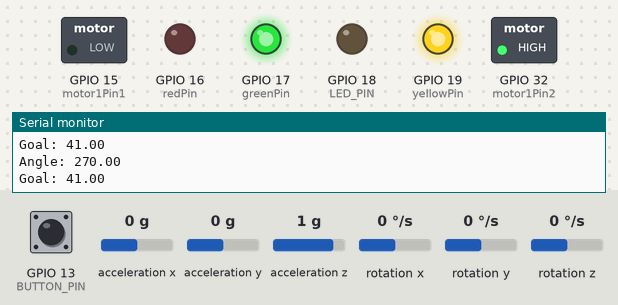
Bench run of a sketch on a simulated ESP32. On the bench: switched loads named in the sketch (green lamp = pin HIGH), output pins drawn as LEDs (lit = HIGH), the last lines printed to the serial monitor. The test bench sets the inputs (shaded band); at power-on: GPIO 13 (BUTTON_PIN) HIGH, acceleration x 0 g, acceleration y 0 g, acceleration z 1 g, rotation x 0 °/s, rotation y 0 °/s, rotation z 0 °/s.

Above: at 3.1 s.
3.2 s: GPIO 13 (BUTTON_PIN) pulled LOW for 0.45 s
At 4.2 s:
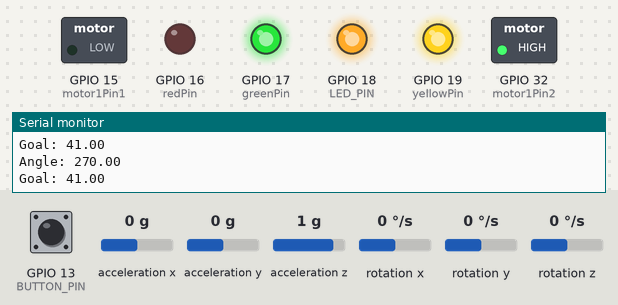
5.1 s: acceleration x set to -0.2 g
At 6.3 s:
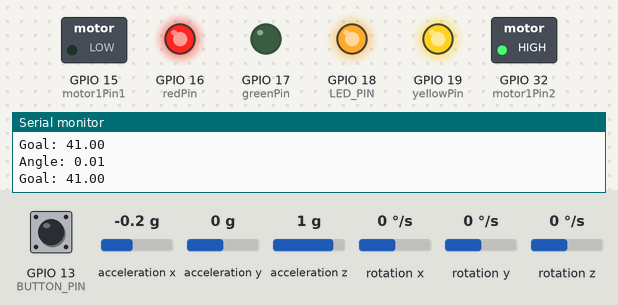
6.6 s: GPIO 13 (BUTTON_PIN) pulled LOW for 1 s
At 7.8 s:
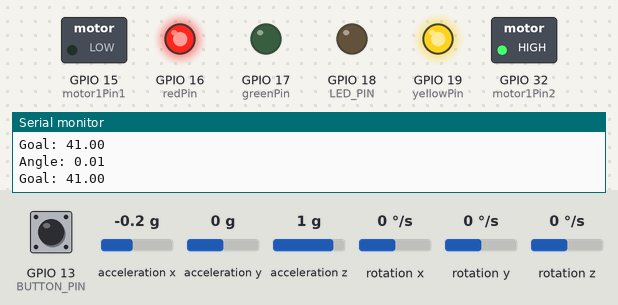
9.1 s: GPIO 13 (BUTTON_PIN) pulled LOW for 3.2 s
At 9.8 s:
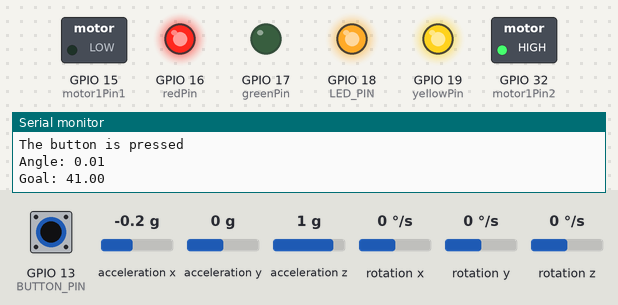
13.8 s: acceleration x set to 0 g
At 15.0 s:
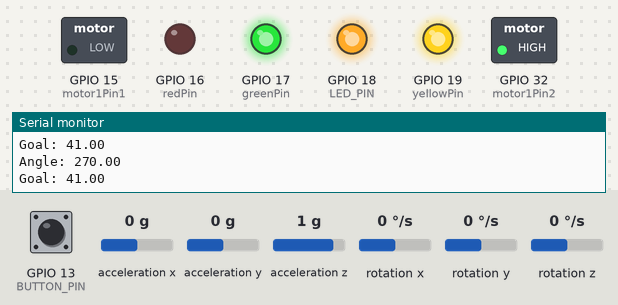
Timing chart, 0 to 16.4 s (numbered marks = the images above; inputs shaded):
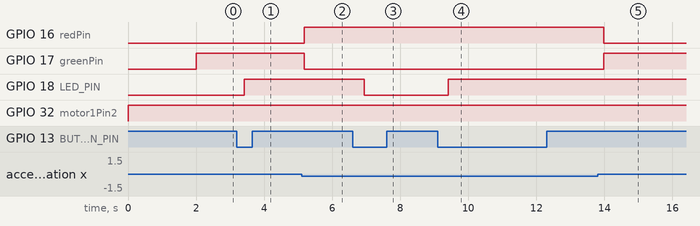

The sketch:

final_control.ino
```cpp
// The below are variables, which can be changed
int led_state = LOW;    // the current state of LED
int button_state;       // the current state of button
int last_button_state;  // the previous state of button

#include <WiFi.h>
#include <PubSubClient.h>
#include <Wire.h>
#include <LiquidCrystal_I2C.h>
#include <MPU9250_asukiaaa.h>

#define BUTTON_PIN 13  // ESP32 pin GIOP16, which connected to button
#define LED_PIN    18  // ESP32 pin GIOP18, which connected to led

#ifdef _ESP32_HAL_I2C_H_
#define SDA_PIN 23
#define SCL_PIN 22
#endif

MPU9250_asukiaaa mySensor(0x68);
double roll = 0.00, pitch = 0.00;       //Roll & Pitch are the angles which rotate by the axis X and y
double goal = 41;
//
//// Replace the next variables with your SSID/Password combination
//const char* ssid = "Mimi's Crib";
//const char* password = "HumanSlaves";
//
//// Add your MQTT Broker IP address, example:
////const char* mqtt_server = "192.168.1.144";
//const char* mqtt_server = "3.123.180.179";

WiFiClient espClient;
PubSubClient client(espClient);
long lastMsg = 0;
char msg[50];
int value = 0;

// the number of the LED pin
const int redPin = 16;  // 16 corresponds to GPIO16
const int greenPin = 17; // 17 corresponds to GPIO17
const int yellowPin = 19;
int motor1Pin1 = 15;
int motor1Pin2 = 32;

// setting resistance levels
const char* motorResistance = "off";

// Setting Motor PWM properties
const int motorFreq = 30000;
const int pwmChannel = 0;
int motorDutyCycle = 200;

// setting PWM properties
const int freq = 5000;
const int ledChannelRed = 0;
const int ledChannelGreen = 1;
const int ledChannelYellow = 2;
const int resolution = 8;
const int dutyCycle = 255;

void setup() {
  Serial.begin(115200);                // initialize serial
  pinMode(BUTTON_PIN, INPUT_PULLUP); // set ESP32 pin to input pull-up mode
  pinMode(LED_PIN, OUTPUT);          // set ESP32 pin to output mode
  pinMode(motor1Pin1, OUTPUT);
  pinMode(motor1Pin2, OUTPUT);

  button_state = digitalRead(BUTTON_PIN);

  #ifdef _ESP32_HAL_I2C_H_
  // for esp32
  Wire.begin(SDA_PIN, SCL_PIN); //sda, scl
  #else
  Wire.begin();
  #endif

  mySensor.setWire(&Wire);

  mySensor.beginAccel();
  mySensor.beginMag();

  // configure LED PWM functionalitites
  ledcSetup(ledChannelRed, freq, resolution);
  ledcSetup(ledChannelGreen, freq, resolution);
  ledcSetup(ledChannelYellow, freq, resolution);

  // attach the channel to the GPIO to be controlled
  ledcAttachPin(redPin, ledChannelRed);
  ledcAttachPin(greenPin, ledChannelGreen);
  ledcAttachPin(yellowPin, ledChannelYellow);

//  setup_wifi();
//  client.setServer(mqtt_server, 1883);
//  client.setCallback(callback);
}

void RP_calculate(){
  double x_Buff = mySensor.accelX();
  double y_Buff = mySensor.accelY();
  double z_Buff = mySensor.accelZ();
  roll = atan2(x_Buff , y_Buff) * 57.3;
  if (roll < 0) {
    roll = (-1)*(roll + 90);
  } else {
    roll = 180 - (roll - 90);
  }
  pitch = atan2((- x_Buff) , sqrt(y_Buff * y_Buff + z_Buff * z_Buff)) * 57.3;
}

//void setup_wifi() {
//  delay(10);
//  // We start by connecting to a WiFi network
//  Serial.println();
//  Serial.print("Connecting to ");
//  Serial.println(ssid);
//
//  WiFi.begin(ssid, password);
//
//  while (WiFi.status() != WL_CONNECTED) {
//    delay(500);
//    Serial.print(".");
//  }
//
//  Serial.println("");
//  Serial.println("WiFi connected");
//  Serial.println("IP address: ");
//  Serial.println(WiFi.localIP());
//}
//
//void callback(char* topic, byte* message, unsigned int length) {
//  Serial.print("Message arrived on topic: ");
//  Serial.print(topic);
//  Serial.print(". Message: ");
//  String messageTemp;
//
//  for (int i = 0; i < length; i++) {
//    Serial.print((char)message[i]);
//    messageTemp += (char)message[i];
//  }
//  Serial.println();
//}

  // Feel free to add more if statements to control more GPIOs with MQTT

//void reconnect() {
//  // Loop until we're reconnected
//  while (!client.connected()) {
//    Serial.print("Attempting MQTT connection...");
//    // Attempt to connect
//    if (client.connect("espClient")) {
//      Serial.println("connected");
//    } else {
//      Serial.print("failed, rc=");
//      Serial.print(client.state());
//    }
//  }
//}

void move_forward() {
  Serial.println("Moving Forward");
  digitalWrite(motor1Pin1, LOW);
  digitalWrite(motor1Pin2, HIGH);
  delay(2000);
}

void stop_motor() {
  Serial.println("Motor stopped");
  digitalWrite(motor1Pin1, LOW);
  digitalWrite(motor1Pin2, LOW);
  delay(1000);
}

void move_backward() {
  Serial.println("Moving Backwards");
  digitalWrite(motor1Pin1, HIGH);
  digitalWrite(motor1Pin2, LOW);
  delay(2000);
}

void loop() {
//  if (!client.connected()) {
//    reconnect();
//  }
//  client.loop();

  ledcWrite(ledChannelYellow, 255);
  mySensor.accelUpdate();
  last_button_state = button_state;      // save the last state
  button_state = digitalRead(BUTTON_PIN); // read new state
  RP_calculate();
  roll = abs(roll);
//  Serial.println(String(roll));

  if (last_button_state == HIGH && button_state == LOW) {
    Serial.println("The button is pressed");

    // toggle state of LED
    led_state = !led_state;

    // control LED arccoding to the toggled state
    digitalWrite(LED_PIN, led_state);
  }

  if (roll > (0.9)*goal && roll < goal && motorResistance!="low") {
    Serial.println("Approaching goal...");
//    ledcWrite(ledChannelGreen, 255);
//    ledcWrite(ledChannelRed, 0);
    if (motorResistance == "off"){
      move_forward();
      motorResistance = "low";
    } else if (motorResistance == "med" ){
      move_backward();
      motorResistance = "low";
    }
  } else if (roll > (1.15)*goal && roll < (1.25)*goal && motorResistance!="med") {
    Serial.println("Goal reached...");
//    ledcWrite(ledChannelRed, 255);
//    ledcWrite(ledChannelGreen, 0);
    if (motorResistance == "low"){
      move_forward();
      motorResistance = "med";
    } else if (motorResistance == "high" ){
      move_backward();
      motorResistance = "med";
    }
  } else if (roll > (1.3)*goal &&motorResistance!="high") {
    Serial.println("Goal exceeded...");
//    ledcWrite(ledChannelRed, 255);
//    ledcWrite(ledChannelGreen, 0);
    move_forward();
    motorResistance = "high";
  }

  if (roll >= goal) {
    ledcWrite(ledChannelGreen, 255);
    ledcWrite(ledChannelRed, 0);
  } else {
    ledcWrite(ledChannelRed, 255);
    ledcWrite(ledChannelGreen, 0);
  }
  delay(100);

  char angleString[8];
  dtostrf(roll, 1, 2, angleString);
  Serial.print("Angle: ");
  Serial.println(angleString);
  Serial.print("Goal: ");
  Serial.println(goal);
  client.publish("esp32/angle", angleString);
  delay(250);
}
```

Measured:
- the behaviour switches between 0 and -0.1 g on acceleration x (found by bisection; images 1 and 2)
- after the input at 3.2 s, GPIO 18 (LED_PIN): LOW → HIGH after 0.21 s
- after the input at 5.1 s, GPIO 16 (redPin): LOW → HIGH after 0.07 s; GPIO 17 (greenPin): HIGH → LOW after 0.07 s
- after the input at 6.6 s, GPIO 18 (LED_PIN): HIGH → LOW after 0.34 s
- after the input at 9.1 s, GPIO 18 (LED_PIN): LOW → HIGH after 0.31 s
- after the input at 13.8 s, GPIO 16 (redPin): HIGH → LOW after 0.19 s; GPIO 17 (greenPin): LOW → HIGH after 0.19 s
